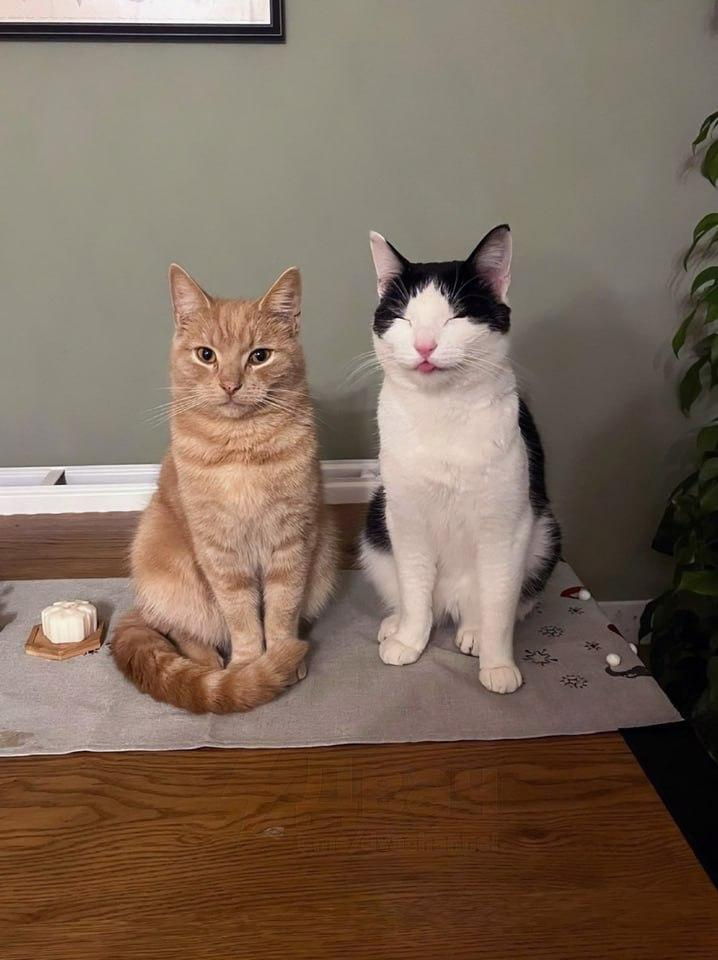
#> input picture packet/image.jpg, 718 x 960 px
$ python main.py
#> lines starting #> are read from the running program, lines starting #| are printed output that depends on the picture
#> the answer given: packet/image.jpg
### packet/ImageHandler.py
from PIL import Image, ImageFilter, ImageDraw, ImageFont
import os
class ImageHandler:
    def __init__(self, image_path):
          self.image_path = image_path
          self.image = None
          self.load_image()

    def load_image(self):
        self.image = Image.open(self.image_path)
#> self.image is the input picture: PIL image 718x960 RGB; mean R, G, B 123.9, 105, 90.1
        print(f"Изображение загружено")

    def save_image(self, name = "kartinkaa"):
            dir_name, filename = os.path.split(self.image_path)
            name, ext = os.path.splitext(filename)
            rename = f"{name}{ext}"
            new_path = os.path.join(dir_name,rename)
            self.image.save(new_path)
            return new_path

    # [6 lines left out: function size_image, not called in this run]

    def get_image(self):
        return self.image

### packet/ImageProcessor.py
from PIL import ImageFilter, ImageDraw, ImageFont

class ImageProcessor:
    def __init__(self,image):
        self.image = image
    def contour(self):
        self.image = self.image.filter(ImageFilter.CONTOUR)
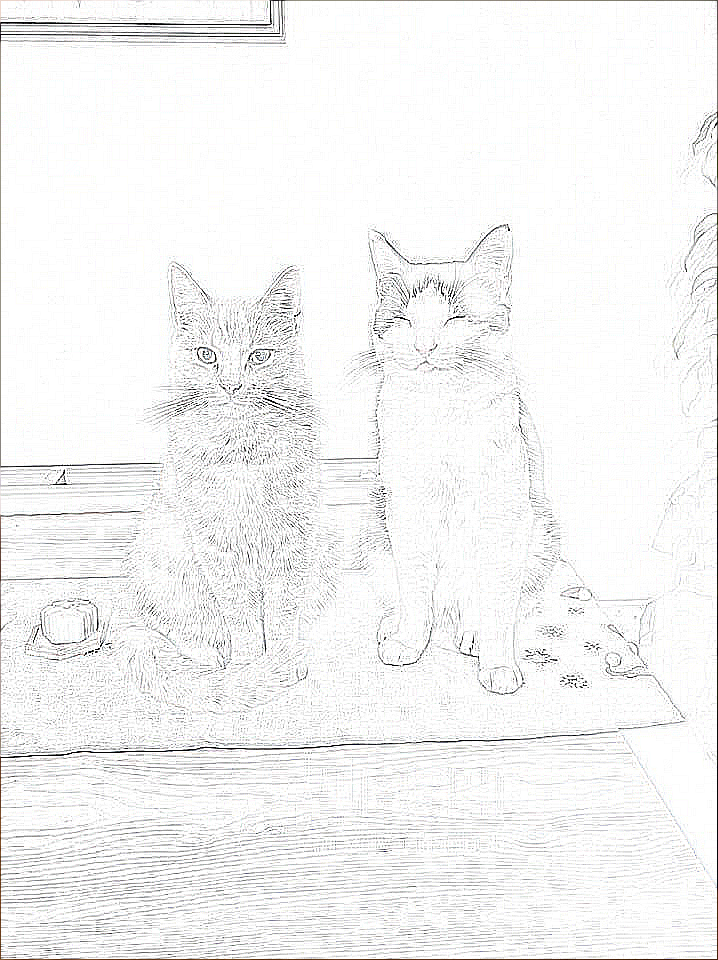
#> self.image: PIL image 718x960 RGB; mean R, G, B 244, 243.9, 243.7
        return self.image
    def text(self,text="Вариант 3"):
#> called with text = 'Вариант 3'
        size = self.image.size
#> size = (718, 960)
        draw = ImageDraw.Draw(self.image)
        font = ImageFont.load_default()

        bbox = draw.textbbox((0,0),text,font = font)
#> bbox = (0, 2, 43, 10)
        text_width = bbox[2] - bbox[0]
#> text_width = 43
        text_height = bbox[3] - bbox[1]
#> text_height = 8

        x = (self.image.width - text_width) // 2
#> x = 337
        y = (self.image.height - text_height) // 2
#> y = 476
        draw.text((x, y), text, font = font, fill="black")

        return self.image

### main.py
from packet.ImageHandler import ImageHandler
from packet.ImageProcessor import ImageProcessor
import os

def main():
    image_path = input("Укажите путь к картинке:").strip()
    if not os.path.isfile(image_path):
        print(f"Такого файла нету")
        return
    handler = ImageHandler(image_path)
    print("Загрузил изображение")

    new_path = handler.save_image("kartinka")
    print(f"Уменьшил изображение и сохранил как {new_path}")

    processor = ImageProcessor(handler.image)
    processor.contour()
    print("Применили фильтр контура")

    processor.text()
    print(f"Добавили текст по центру")

    end = new_path.replace(".jpg","_processed.jpg")
    processor.image.save(end)
    print(f"Сохранили изображение как {end}")

if __name__ == "__main__":
    main()
